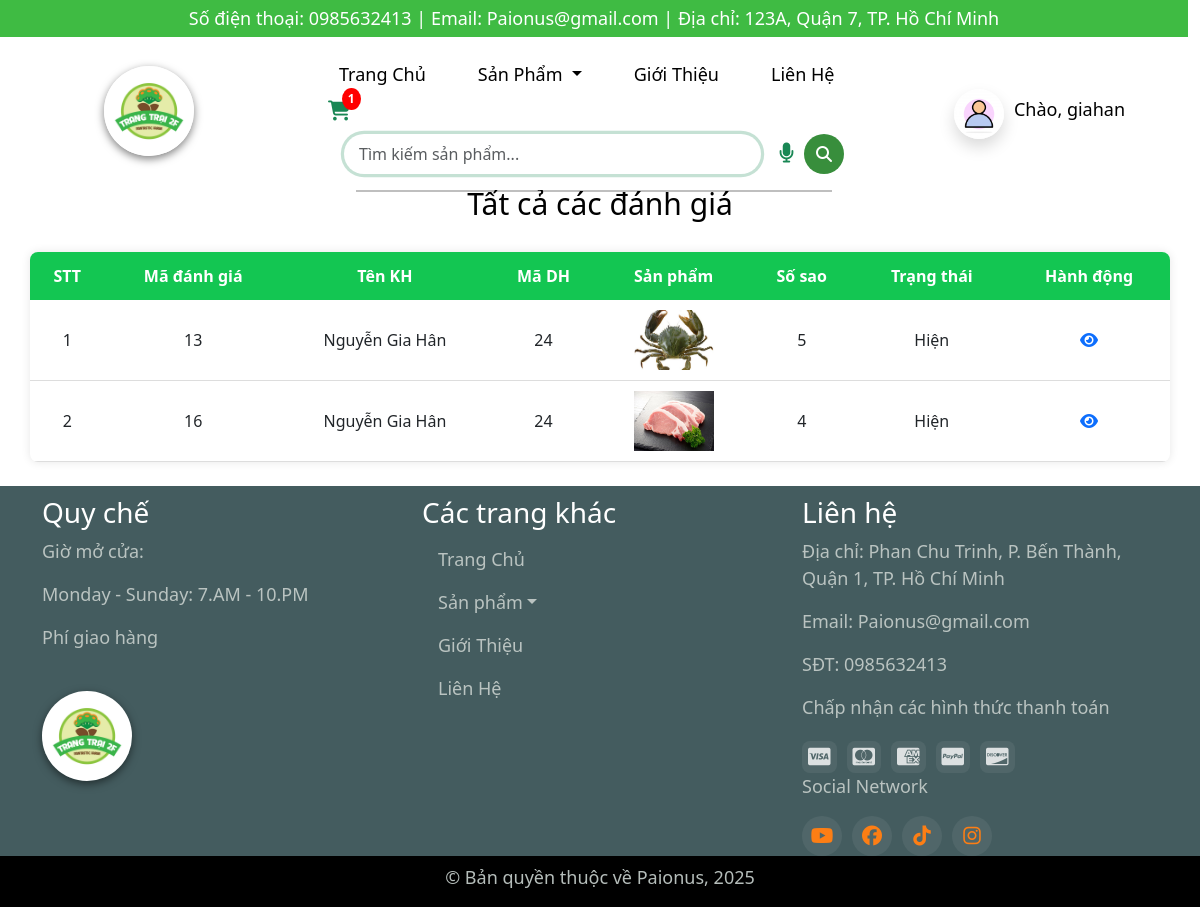
The page /index.php?act=xem-danhgia (signed in) on the database its author committed.
### tables this page shows
CREATE TABLE `danhgia_sanpham` (
  `DGSP_ID` int(11) NOT NULL,
  `DH_MADH` int(11) NOT NULL,
  `SP_MASP` int(11) NOT NULL,
  `DGSP_NOIDUNG` mediumtext NOT NULL,
  `DGSP_SOSAO` int(11) NOT NULL,
  `DGSP_NGAYDANHGIA` datetime NOT NULL DEFAULT current_timestamp(),
  `DGSP_TRANGTHAI` varchar(15) DEFAULT NULL
);

CREATE TABLE `khach_hang` (
  `KH_ID` int(11) NOT NULL,
  `TK_ID` int(11) NOT NULL,
  `KH_HOTEN` varchar(30) NOT NULL,
  `KH_EMAIL` varchar(30) NOT NULL,
  `KH_SODIENTHOAI` varchar(15) NOT NULL,
  `KH_DIACHI` varchar(50) NOT NULL,
  `KH_NGAYDANGKY` datetime NOT NULL DEFAULT current_timestamp(),
  `KH_DIEMTICHLUY` float DEFAULT 0
);

CREATE TABLE `don_hang` (
  `DH_MADH` int(11) NOT NULL,
  `NV_ID` int(11) DEFAULT NULL,
  `GH_ID` int(11) NOT NULL,
  `KH_ID` int(11) NOT NULL,
  `PTTT_ID` int(11) NOT NULL,
  `DH_TENNGUOINHAN` varchar(50) NOT NULL,
  `DH_SDT` varchar(15) NOT NULL,
  `DH_DIACHINHAN` varchar(100) NOT NULL,
  `DH_TONGTIEN` decimal(10,3) NOT NULL,
  `DH_NGAYDAT` timestamp NOT NULL DEFAULT current_timestamp() ON UPDATE current_timestamp(),
  `DH_TRANGTHAI` varchar(30) DEFAULT NULL,
  `DH_DIEMDADUNG` float DEFAULT 0,
  `DH_DIEMCONG` float DEFAULT 0,
  `DH_PHIGIAO` decimal(10,0) DEFAULT 0,
  `DH_TICHDIEM` int(11) DEFAULT 0,
  `P_ID` int(11) DEFAULT NULL
);

CREATE TABLE `san_pham` (
  `SP_MASP` int(11) NOT NULL,
  `SP_TENSP` varchar(30) NOT NULL,
  `SP_HINH` varchar(50) NOT NULL,
  `SP_SLTON` int(11) NOT NULL,
  `SP_MOTA` text NOT NULL,
  `SP_TRANGTHAI` varchar(30) NOT NULL,
  `SP_LUOTXEM` int(11) NOT NULL,
  `SP_PHATHANH` date NOT NULL,
  `DM_MADM` int(11) DEFAULT NULL,
  `SP_DONVI` varchar(15) DEFAULT NULL
);

### model/donhang.php (called while the page is built, shortened)
<?php
function get_review_canhan($idkh){
    $conn = ketnoidb();
    $sql = "SELECT
                kh.KH_ID,
                kh.KH_HOTEN,
                dh.DH_MADH,
                dg.DGSP_ID,
                dg.DGSP_SOSAO,
                dg.DGSP_TRANGTHAI,
                sp.SP_HINH
            FROM danhgia_sanpham dg
            JOIN don_hang dh ON dg.DH_MADH = dh.DH_MADH
            JOIN khach_hang kh ON dh.KH_ID = kh.KH_ID
            JOIN san_pham sp ON sp.SP_MASP = dg.SP_MASP
            WHERE kh.KH_ID = :idkh";
    $stmt = $conn->prepare($sql);
    $stmt->bindParam(':idkh', $idkh);
    $stmt->execute();
    $stmt->setFetchMode(PDO::FETCH_ASSOC);
    $dm = $stmt->fetchAll();
    return $dm;
}
?>

### view/xem_danhgia.php (the view, shortened to what this page needs)
<!DOCTYPE html>
<html lang="en">
<head>
</head>
<body>
    <main>
        <div class="container mt-3">
                <div class="row mb-4">
                    <h2 class="danhgia">Tất cả các đánh giá</h2>
                    <?php
                            if(isset($danhgia) && (count($danhgia) > 0)){
                echo '<table>
                        <tr class="text-center">
                                <th>STT</th>
                                <th>Mã đánh giá</th>
                                <th>Tên KH</th>
                                <th>Mã DH</th>
                                <th>Sản phẩm</th>
                                <th>Số sao</th>
                                <th>Trạng thái</th>
                                <th>Hành động</th>
                        </tr>';
                                $i=1;
                                foreach ($danhgia as $dg) {
                                    echo '<tr class="text-center mb-2">
                                            <td>'.$i.'</td>
                                            <td>'.$dg['DGSP_ID'].'</td>
                                            <td>'.$dg['KH_HOTEN'].'</td>
                                            <td>'.$dg['DH_MADH'].'</td>
                                            <td><img src="images/'.$dg['SP_HINH'].'" width="80px" height="60px"></td>
                                            <td>'.$dg['DGSP_SOSAO'].'</td>
                                            <td>'.$dg['DGSP_TRANGTHAI'].'</td>
                                            <td><a class="btn-edit" href="index.php?act=chitiet-danhgia&id='.$dg['DGSP_ID'].'&idkh='.$dg['KH_ID'].'"><i class="fa-solid fa-eye"></i></a>
                                            </td>
                                        </tr>';
                                        $i++;
                                }
                            }else{
                                echo '<p class="notreview">Chưa có đánh giá nào!</p>';
                            }
                            ?>
                    </table>
                </div>
            </div>
    </main>
</body>
</html>

### view/header.php (style rules this page uses)
* { margin: 0; padding: 0; box-sizing: border-box; }
html, body { height: 100%; margin: 0; min-height: 100vh; overflow-y: auto; overflow-x: hidden; }

### view/xem_danhgia.php (style rules this page uses)
main { flex: 1; margin-top: 170px; }
table { width: 100%; border-collapse: collapse; background-color: #fff; box-shadow: 0 0 10px rgba(0, 0, 0, 0.1); border-radius: 8px; overflow: hidden; }
table th { background-color:rgb(19, 198, 82); color: #fff; padding: 12px; text-align: center; font-weight: bold; }
table td { padding: 10px; text-align: center; vertical-align: middle; border-bottom: 1px solid #ddd; }
.danhgia { font-size: 30px; text-align: center; margin: 40px 0 30px; color: #000; }

### rows shown on the page
danhgia_sanpham: DGSP_ID "13", khach_hang.KH_HOTEN "Nguyễn Gia Hân", DH_MADH.DH_MADH "24", san_pham.SP_HINH (picture), DGSP_SOSAO "5", DGSP_TRANGTHAI "Hiện"
danhgia_sanpham: DGSP_ID "16", khach_hang.KH_HOTEN "Nguyễn Gia Hân", DH_MADH.DH_MADH "24", san_pham.SP_HINH (picture), DGSP_SOSAO "4", DGSP_TRANGTHAI "Hiện"

### other values the page prints
$_SESSION['slsp'] "1"
$_SESSION['username'] "giahan"
